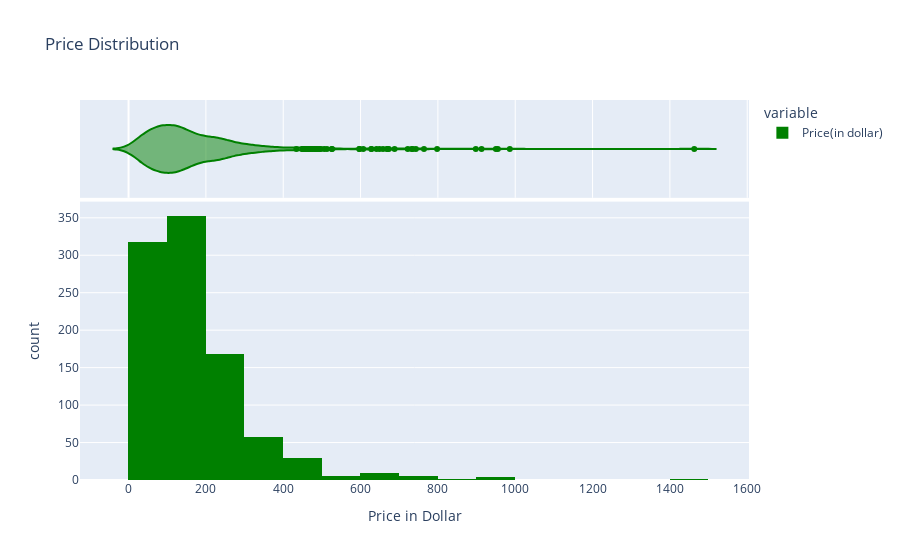

Here is the notebook cell this chart was saved with:
### Code cell
fig = px.histogram(
    df2['Price(in dollar)'], nbins = 20, 
    labels = {'value': 'Price in Dollar'}, #The lebels that will show on the graph the key is the old value and the value is the new value
    title = 'Price Distribution', 
    marginal = 'violin', 
    color_discrete_sequence = [ 'green' ]
    
 
)


fig

### Figure 1 — Plotly figure (JSON) as saved in the notebook; plotly's stock layout.template omitted (floating-point values rounded to 4 significant figures; data arrays with more than 128 entries replaced by an {"elided": "..."} marker saying what was removed)
{"data": [{"alignmentgroup": "True", "bingroup": "x", "hovertemplate": "variable=Price(in dollar)<br>Price in Dollar=%{x}<br>count=%{y}<extra></extra>", "legendgroup": "Price(in dollar)", "marker": {"color": "green", "pattern": {"shape": ""}}, "name": "Price(in dollar)", "nbinsx": 20, "offsetgroup": "Price(in dollar)", "orientation": "v", "showlegend": true, "type": "histogram", "x": {"elided": "953 int values"}, "xaxis": "x", "yaxis": "y"}, {"alignmentgroup": "True", "hovertemplate": "variable=Price(in dollar)<br>Price in Dollar=%{x}<extra></extra>", "legendgroup": "Price(in dollar)", "marker": {"color": "green"}, "name": "Price(in dollar)", "offsetgroup": "Price(in dollar)", "scalegroup": "x", "showlegend": false, "type": "violin", "x": {"elided": "953 int values"}, "xaxis": "x2", "yaxis": "y2"}], "layout": {"barmode": "relative", "legend": {"title": {"text": "variable"}, "tracegroupgap": 0}, "title": {"text": "Price Distribution"}, "xaxis": {"anchor": "y", "domain": [0, 1], "title": {"text": "Price in Dollar"}}, "xaxis2": {"anchor": "y2", "domain": [0, 1], "matches": "x", "showgrid": true, "showticklabels": false}, "yaxis": {"anchor": "x", "domain": [0, 0.7326], "title": {"text": "count"}}, "yaxis2": {"anchor": "x2", "domain": [0.7426, 1], "matches": "y2", "showgrid": false, "showline": false, "showticklabels": false, "ticks": ""}}}
